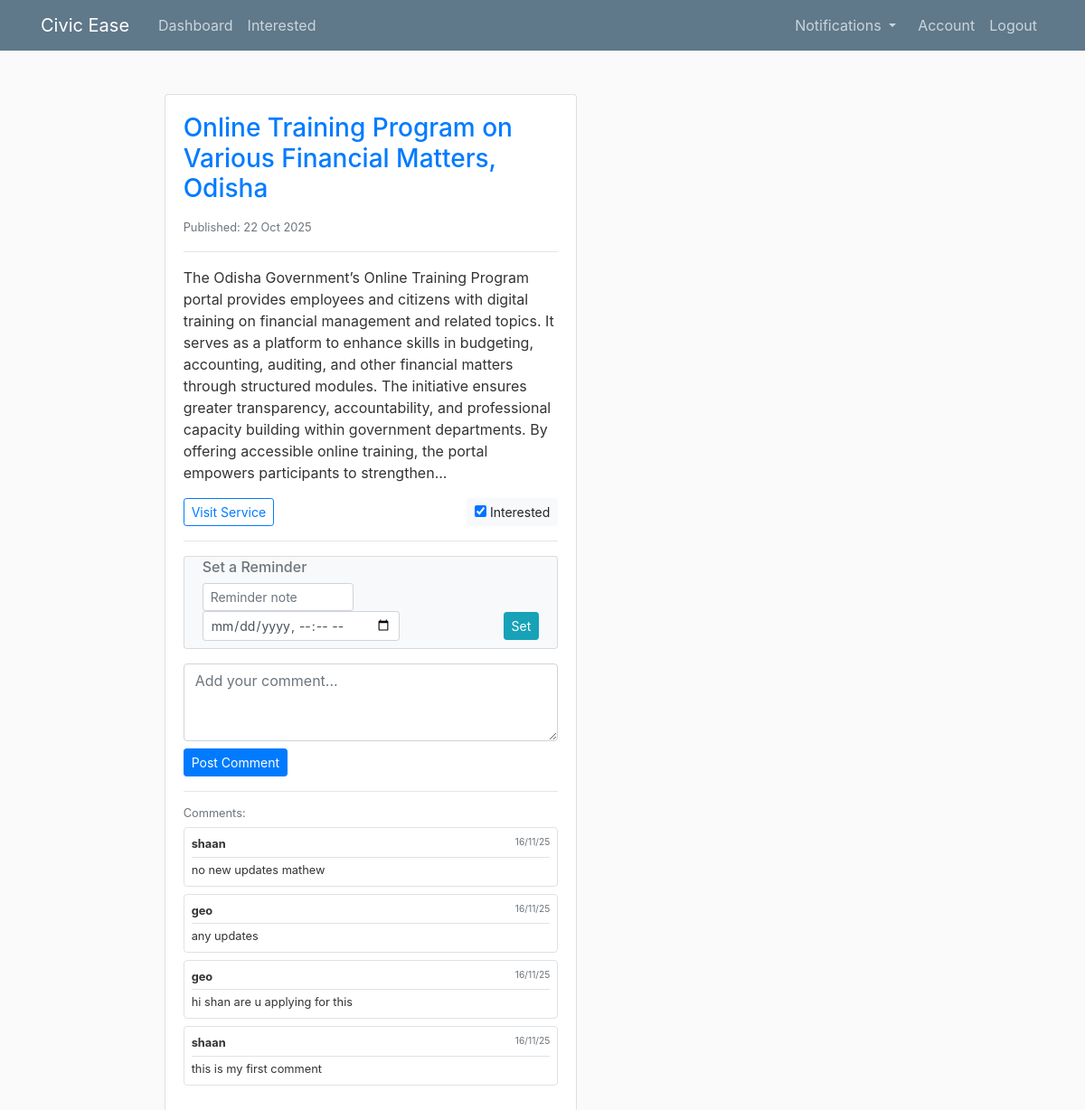
The page /post/1 (signed in) on the database its author committed.
### flaskblog/models.py (models this page shows, shortened)
class Post(db.Model):
    __tablename__ = 'post'
    id = db.Column(db.Integer, primary_key=True)
    title = db.Column(db.String(100), nullable=False)
    rss_category_id = db.Column(db.Integer, nullable=True)
    rss_category_name = db.Column(db.String(120), nullable=True)
    rss_link = db.Column(db.String(300), nullable=True)
    rss_description = db.Column(db.Text, nullable=True)
    rss_pubDate = db.Column(db.DateTime, nullable=True)
    reviews = db.relationship('Review', back_populates='post')
    interests = db.relationship('Interest', back_populates='post', cascade="all, delete-orphan")
    notifications = db.relationship('Notification', back_populates='post', cascade="all, delete-orphan")

class Interest(db.Model):
    __tablename__ = 'interest'
    id = db.Column(db.Integer, primary_key=True)
    user_id = db.Column(db.Integer, db.ForeignKey('user.id'), nullable=False)
    post_id = db.Column(db.Integer, db.ForeignKey('post.id'), nullable=False)
    user = db.relationship('User', back_populates='interests')
    post = db.relationship('Post', back_populates='interests')
    __table_args__ = (
        db.UniqueConstraint('user_id', 'post_id', name='unique_user_post_interest'),
    )

class Review(db.Model):
    __tablename__ = 'review'
    id = db.Column(db.Integer, primary_key=True)
    date_posted = db.Column(db.DateTime, nullable=False, default=datetime.utcnow)
    content = db.Column(db.Text, nullable=False)
    user_id = db.Column(db.Integer, db.ForeignKey('user.id'), nullable=False)
    post_id = db.Column(db.Integer, db.ForeignKey('post.id'), nullable=False)
    post = db.relationship('Post', back_populates='reviews')
    user = db.relationship('User', back_populates='reviews')

class User(db.Model, UserMixin):
    __tablename__ = 'user'
    id = db.Column(db.Integer, primary_key=True)
    username = db.Column(db.String(20), unique=True, nullable=False)
    email = db.Column(db.String(120), unique=True, nullable=False)
    image_file = db.Column(db.String(20), nullable=False, default='default.jpg')
    password = db.Column(db.String(60), nullable=False)
    reviews = db.relationship('Review', back_populates='user')
    interests = db.relationship('Interest', back_populates='user', cascade="all, delete-orphan")
    notifications = db.relationship('Notification', back_populates='user', lazy='dynamic')

### flaskblog/routes.py (the view)
@app.route("/post/<int:post_id>")
@login_required
def post_detail(post_id):
    post = Post.query.get_or_404(post_id)
    reviews = Review.query.filter_by(post_id=post_id).order_by(Review.date_posted.desc()).all()
    return render_template('post.html', post=post, reviews=reviews)

### flaskblog/models.py (called while the page is built)
@login_manager.user_loader
def load_user(user_id):
    return User.query.get(int(user_id))

### flaskblog/routes.py (called while the page is built)
@app.context_processor
def inject_notifications():
    if current_user.is_authenticated:
        unread_notifs = Notification.query.filter(
            Notification.user_id == current_user.id,
            Notification.is_read == False,
            Notification.scheduled_time <= datetime.now()
        ).order_by(Notification.scheduled_time.desc()).all()
        return dict(active_notifications=unread_notifs)
    return dict(active_notifications=[])

### flaskblog/templates/post.html (shortened to what this page needs)
{% extends "layout.html" %}
{% block content %}
<div class="container mt-4">
    <div class="row">
        <div class="col-md-8 offset-md-2">
            <div class="card">
                <div class="card-body">
                    <h3 class="card-title text-primary">{{ post.title }}</h3>
                    {% if post.rss_pubDate %}
                        <small class="text-muted">
                             Published: {{ post.rss_pubDate.strftime('%d %b %Y') }}
                        </small>
                    {% endif %}
                    <hr>
                    <p class="card-text">{{ post.rss_description }}</p>
                    <div class="d-flex justify-content-between align-items-center">
                        {% if post.rss_link %}
                            <a href="{{ post.rss_link }}" target="_blank" class="btn btn-outline-primary btn-sm">
                                 Visit Service
                            </a>
                        {% endif %}
                        <form id="interestForm{{ post.id }}" method="POST" action="{{ url_for('toggle_interest', post_id=post.id) }}">
                            <label class="btn btn-light btn-sm mb-0">
                                <input type="checkbox" name="interested" value="yes"
                                onchange="document.getElementById('interestForm{{ post.id }}').submit();"
                                {% if current_user.is_authenticated and (current_user.interests | selectattr('post_id', 'equalto', post.id) | list) %} checked {% endif %}>
                                 Interested
                            </label>
                        </form>
                    </div>
                    <hr>
                    {% if current_user.is_authenticated %}
                    <div class="card bg-light mb-3">
                        <div class="card-body py-2">
                            <h6 class="card-subtitle mb-2 text-muted"> Set a Reminder</h6>
                            <form method="POST" action="{{ url_for('set_notification') }}" class="form-inline justify-content-between">
                                <input type="text" name="message" class="form-control form-control-sm mr-2" placeholder="Reminder note" required style="width: 45%;">
                                <input type="datetime-local" name="scheduled_time" class="form-control form-control-sm mr-2" required>
                                <button type="submit" class="btn btn-info btn-sm">Set</button>
                            </form>
                        </div>
                    </div>
                    {% endif %}
                    {% if current_user.is_authenticated %}
                        <form method="POST" action="{{ url_for('add_comment') }}">
                            <div class="mb-2">
                                <textarea class="form-control" name="comment" rows="3" placeholder="Add your comment..."></textarea>
                            </div>
                            <button type="submit" class="btn btn-primary btn-sm">Post Comment</button>
                        </form>
                    {% else %}
                        <small class="text-muted">
                            <a href="{{ url_for('login') }}">Login</a> to add comments and set reminders
                        </small>
                    {% endif %}
                    <hr>
                    {% if reviews %}
                        <div class="comments-section">
                            <h6 class="small text-muted mb-2">Comments:</h6>
                            {% for review in reviews %}
                                <div class="small mb-2 p-2 bg-white rounded border">
                                    <div class="d-flex justify-content-between border-bottom pb-1 mb-1">
                                        <strong>{{ review.user.username }}</strong>
                                        <small class="text-muted">{{ review.date_posted.strftime('%d/%m/%y') }}</small>
                                    </div>
                                    <div>{{ review.content }}</div>
                                </div>
                            {% endfor %}
                        </div>
                    {% endif %}
                </div>
            </div>
        </div>
    </div>
</div>
{% endblock content %}

### flaskblog/static/main.css (style rules this page uses)
body { background: #fafafa; color: #333333; margin-top: 5rem; }
h1, h2, h3, h4, h5, h6 { color: #444444; }

### rows shown on the page
Post: title "Online Training Program on Various Financial Matters, Odisha", rss_pubDate "22 Oct 2025", rss_description "The Odisha Government’s Online Training Program portal provides employees and citizens with digital training on financial management and related topics. It serves as a platform to enhance skills in budgeting, accounting, auditing, and other financial matters through structured modules. The initiative ensures greater transparency, accountability, and professional capacity building within government departments. By offering accessible online training, the portal empowers participants to strengthen...", interested "☑"
Review: user.username "shaan", date_posted "16/11/25", content "no new updates mathew"
Review: user.username "geo", date_posted "16/11/25", content "any updates"
Review: user.username "geo", date_posted "16/11/25", content "hi shan are u applying for this"
Review: user.username "shaan", date_posted "16/11/25", content "this is my first comment"
